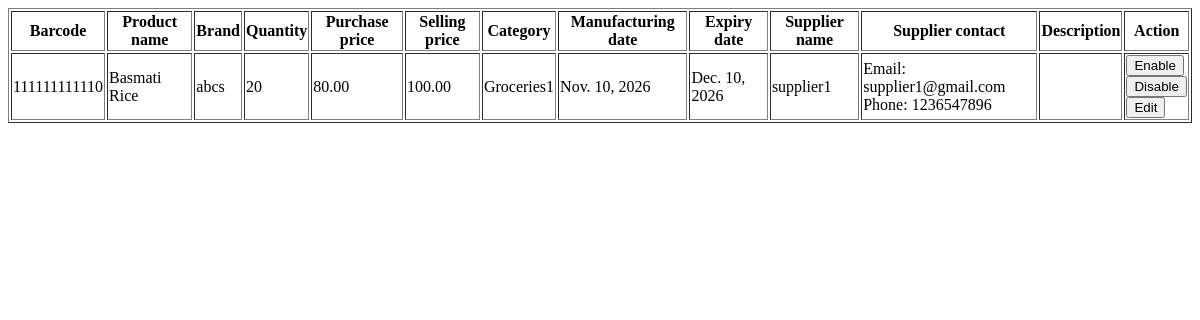
/ManageProducts (signed in), run on an earlier commit of the app's database.
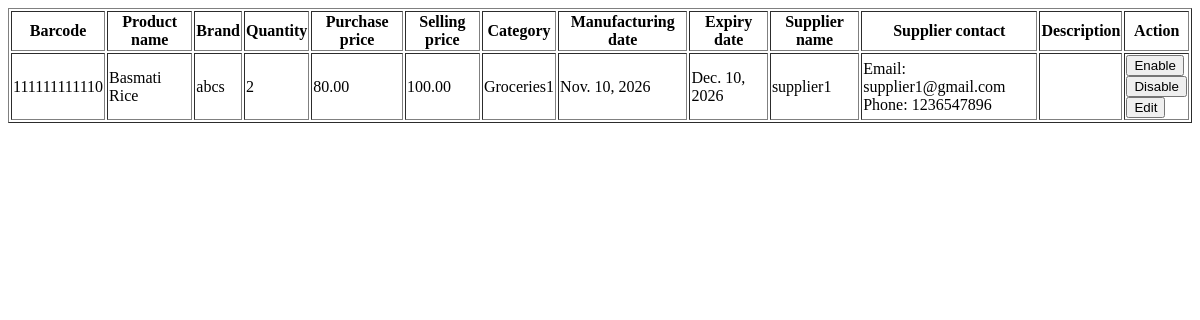
And on a later commit of the database.
### RetailIQApp/models.py (models this page shows)
class ProductTable(models.Model):
    SHOPID = models.ForeignKey(ShopTable, on_delete=models.PROTECT, null=True, blank=True) #necessary? because there is fk to category table
    CATEGORY = models.ForeignKey(CategoryTable,on_delete=models.PROTECT,null=True,blank=True)
    product_name = models.CharField(max_length=50, null=True, blank=True)
    STOCK = models.ForeignKey(StockTable, on_delete=models.PROTECT, null=True, blank=True) #not appearing in viewproducts.html
    brand = models.CharField(max_length=20, null=True, blank=True)
    expiry_date = models.DateField(null=True, blank=True)
    manufacturing_date = models.DateField(null=True, blank=True)
    barcode = models.IntegerField(null=True, blank=True)
    purchase_price = models.DecimalField(max_digits=10, decimal_places=2, null=True, blank=True)
    selling_price = models.DecimalField(max_digits=10, decimal_places=2, null=True, blank=True)
    unit = models.CharField(max_length=20, null=True, blank=True)
    description = models.TextField(max_length=200, null=True, blank=True)
    supplier_name = models.CharField(max_length=20, null=True, blank=True)
    supplier_email = models.EmailField(max_length=50, null=True, blank=True)
    supplier_phone = models.CharField(max_length=20, null=True, blank=True)

class StockTable(models.Model):
    quantity = models.IntegerField(null=True, blank=True)
    last_updated = models.DateTimeField(auto_now=True)
    status = models.CharField(max_length=20, null=True, blank=True)

class CategoryTable(models.Model):
    SHOPID = models.ForeignKey(ShopTable, on_delete=models.PROTECT, null=True, blank=True)
    category_name = models.CharField(max_length=20, null=True, blank=True)
    category_description = models.CharField(max_length=100, null=True, blank=True)
    created_at = models.DateTimeField(auto_now_add=True)
    updated_at = models.DateTimeField(auto_now=True)
    is_active = models.BooleanField(default=True)

### RetailIQApp/views.py (the view)
# urls.py: path('ManageProducts',ManageProducts.as_view(),name='ManageProducts'),
class ManageProducts(View):
    def get(self,request):
        obj = ProductTable.objects.select_related('CATEGORY','STOCK').filter(SHOPID__LOGINID_id=request.session['loginid'])
        return render(request,'shop/ManageProducts.html', {'product_data':obj})

### templates/Shop/manageProducts.html (shortened to what this page needs)
<!DOCTYPE html>
<html lang="en">
<head>
</head>
<body>
    <table border="1">
        <tr>
            <th>Barcode</th>
            <th>Product name</th>
            <th>Brand</th>
            <th>Quantity</th>
            <th>Purchase price</th>
            <th>Selling price</th>
            <th>Category</th>
            <th>Manufacturing date</th>
            <th>Expiry date</th>
            <th>Supplier name</th>
            <th>Supplier contact</th>
            <th>Description</th>
            <th>Action</th>
        </tr>
        {% for i in product_data %}
        <tr>
            <td>{{ i.barcode }}</td>
            <td>{{ i.product_name }}</td>
            <td>{{ i.brand }}</td>
            <td>{{ i.STOCK.quantity }}</td>
            <td>{{ i.purchase_price }}</td>
            <td>{{ i.selling_price }}</td>
            <td>{{ i.CATEGORY.category_name }}</td>
            <td>{{ i.manufacturing_date }}</td>
            <td>{{ i.expiry_date }}</td>
            <td>{{ i.supplier_name }}</td>
            <td>Email: {{ i.supplier_email }}<br> Phone: {{ i.supplier_phone }}</td>
            <td>{{ i.Description }}</td>
            <td><button type="">Enable</button><br> <button type="">Disable</button><br> <button type="">Edit</button></td>
        </tr>
        {% endfor %}
    </table>
</body>
</html>

What changed in the data, as far as the page shows it:
changed through a linked row, ProductTable "Basmati Rice": STOCK.quantity "20" → "2"
